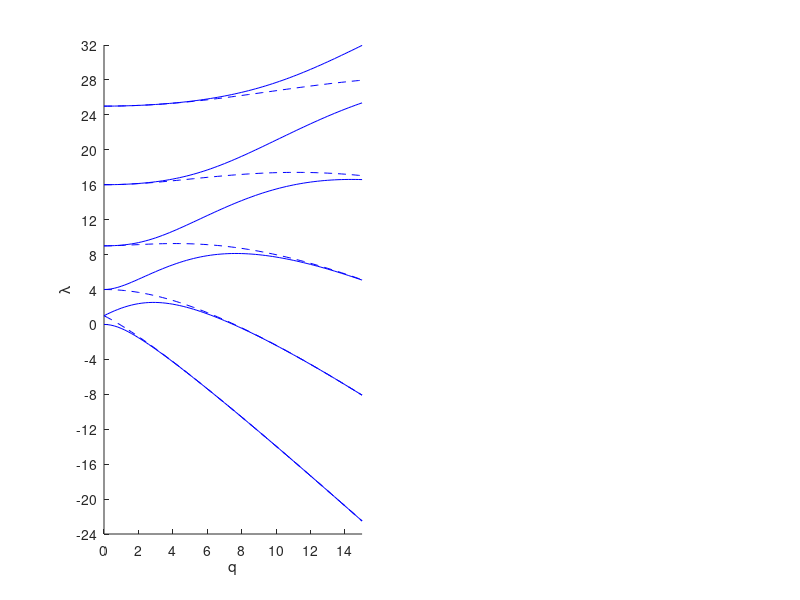

Source code (MATLAB):
% p21.m - eigenvalues of Mathieu operator -u_xx + 2qcos(2x)u
%         (compare p8.m and p. 724 of Abramowitz & Stegun)

  N = 42; h = 2*pi/N; x = h*(1:N);
  D2 = toeplitz([-pi^2/(3*h^2)-1/6 ...
                 -.5*(-1).^(1:N-1)./sin(h*(1:N-1)/2).^2]);
  qq = 0:.2:15; data = [];
  for q = qq;
    e = sort(eig(-D2 + 2*q*diag(cos(2*x))))';
    data = [data; e(1:11)];
  end
  clf, subplot(1,2,1)
  set(gca,'colororder',[0 0 1],'linestyleorder','-|--'), hold on
  plot(qq,data), xlabel q, ylabel( '\lambda' )
  axis([0 15 -24 32]), set(gca,'ytick',-24:4:32)
